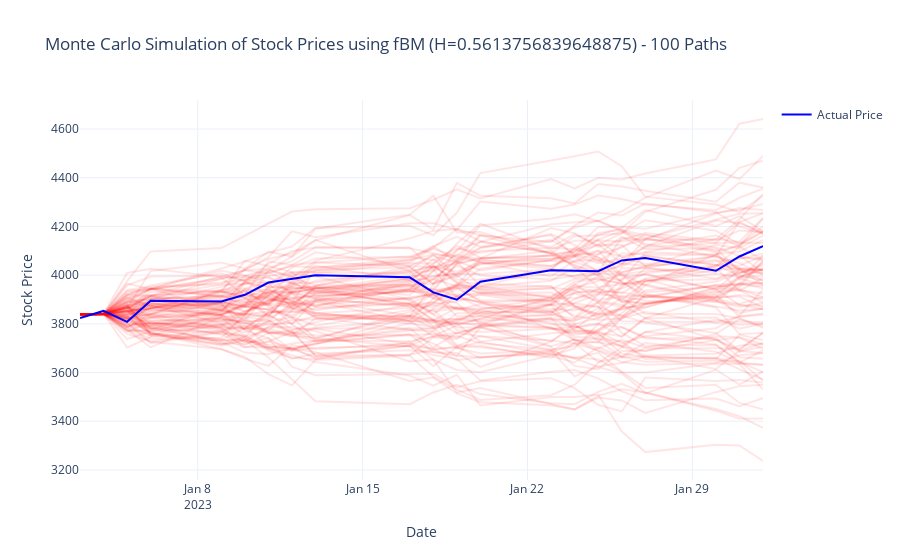

The notebook cell this image was saved under:
### Code cell
def montecarlo_simulation_and_plot(train_data, test_data, H, num_simulations=100):
    """Perform a Monte Carlo simulation by generating multiple fBM price paths and plot them 
    alongside the actual stock prices."""
    
    # Calculate drift (μ) and volatility (σ) from training log returns
    mu = train_data["log_returns"].mean()
    sigma = train_data["log_returns"].std()
    
    n_days = len(test_data)
    time_points = np.arange(n_days)
    S0 = train_data['price'].iloc[-1]
    
    simulation_paths = []
    
    for i in range(num_simulations):
        # For each simulation, sample a new fBM path
        fbm = FractionalBrownianMotion(hurst=H, t=n_days - 1)
        fbm_values = fbm.sample(n=n_days - 2)
        fbm_values = np.insert(fbm_values, 0, 0)  # align with the time vector
        sim_prices = S0 * np.exp(mu * time_points + sigma * fbm_values)
        simulation_paths.append(sim_prices)
    
    # Create a Plotly figure for the Monte Carlo simulation
    fig = go.Figure()
    
    # Add each simulated path (using low opacity to avoid clutter)
    for i, sim_prices in enumerate(simulation_paths):
        fig.add_trace(go.Scatter(
            x=test_data.index,
            y=sim_prices,
            mode='lines',
            name=f'Simulation {i+1}',
            line=dict(color='rgba(255, 0, 0, 0.1)'),  # Red with transparency
            showlegend=False  # Hide individual simulation legends
        ))
    
    # Overlay the actual prices
    fig.add_trace(go.Scatter(
        x=test_data.index,
        y=test_data["price"],
        mode='lines',
        name='Actual Price',
        line=dict(color='blue', width=2)
    ))
    
    # Update plot layout
    fig.update_layout(
        title=f"Monte Carlo Simulation of Stock Prices using fBM (H={H}) - {num_simulations} Paths",
        xaxis_title="Date",
        yaxis_title="Stock Price",
        template="plotly_white"
    )
    
    fig.show()

montecarlo_simulation_and_plot(SNP_training_df, SNP_testing_df, SNP_hurst_est, num_simulations=100)
